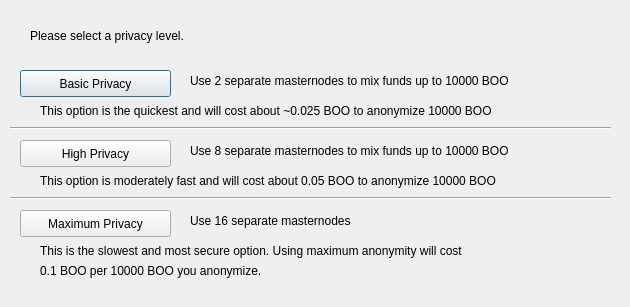
<?xml version="1.0" encoding="UTF-8"?>
<ui version="4.0">
 <class>ObfuscationConfig</class>
 <widget class="QDialog" name="ObfuscationConfig">
  <property name="geometry">
   <rect>
    <x>0</x>
    <y>0</y>
    <width>630</width>
    <height>307</height>
   </rect>
  </property>
  <property name="windowTitle">
   <string>Configure Obfuscation</string>
  </property>
  <widget class="QPushButton" name="buttonBasic">
   <property name="geometry">
    <rect>
     <x>20</x>
     <y>70</y>
     <width>151</width>
     <height>27</height>
    </rect>
   </property>
   <property name="text">
    <string>Basic Privacy</string>
   </property>
  </widget>
  <widget class="QPushButton" name="buttonHigh">
   <property name="geometry">
    <rect>
     <x>20</x>
     <y>140</y>
     <width>151</width>
     <height>27</height>
    </rect>
   </property>
   <property name="text">
    <string>High Privacy</string>
   </property>
  </widget>
  <widget class="QPushButton" name="buttonMax">
   <property name="geometry">
    <rect>
     <x>20</x>
     <y>210</y>
     <width>151</width>
     <height>27</height>
    </rect>
   </property>
   <property name="text">
    <string>Maximum Privacy</string>
   </property>
  </widget>
  <widget class="QLabel" name="label">
   <property name="geometry">
    <rect>
     <x>30</x>
     <y>20</y>
     <width>571</width>
     <height>31</height>
    </rect>
   </property>
   <property name="text">
    <string>Please select a privacy level.</string>
   </property>
  </widget>
  <widget class="QLabel" name="label_2">
   <property name="geometry">
    <rect>
     <x>190</x>
     <y>70</y>
     <width>421</width>
     <height>21</height>
    </rect>
   </property>
   <property name="text">
    <string>Use 2 separate masternodes to mix funds up to 10000 BOO</string>
   </property>
  </widget>
  <widget class="QLabel" name="label_3">
   <property name="geometry">
    <rect>
     <x>190</x>
     <y>140</y>
     <width>411</width>
     <height>21</height>
    </rect>
   </property>
   <property name="text">
    <string>Use 8 separate masternodes to mix funds up to 10000 BOO</string>
   </property>
  </widget>
  <widget class="QLabel" name="label_4">
   <property name="geometry">
    <rect>
     <x>190</x>
     <y>210</y>
     <width>421</width>
     <height>21</height>
    </rect>
   </property>
   <property name="text">
    <string>Use 16 separate masternodes</string>
   </property>
  </widget>
  <widget class="QLabel" name="label_6">
   <property name="geometry">
    <rect>
     <x>40</x>
     <y>100</y>
     <width>561</width>
     <height>21</height>
    </rect>
   </property>
   <property name="text">
    <string>This option is the quickest and will cost about ~0.025 BOO to anonymize 10000 BOO</string>
   </property>
  </widget>
  <widget class="QLabel" name="label_7">
   <property name="geometry">
    <rect>
     <x>40</x>
     <y>170</y>
     <width>561</width>
     <height>21</height>
    </rect>
   </property>
   <property name="text">
    <string>This option is moderately fast and will cost about 0.05 BOO to anonymize 10000 BOO</string>
   </property>
  </widget>
  <widget class="QLabel" name="label_8">
   <property name="geometry">
    <rect>
     <x>40</x>
     <y>240</y>
     <width>561</width>
     <height>21</height>
    </rect>
   </property>
   <property name="text">
    <string>This is the slowest and most secure option. Using maximum anonymity will cost</string>
   </property>
  </widget>
  <widget class="QLabel" name="label_9">
   <property name="geometry">
    <rect>
     <x>40</x>
     <y>260</y>
     <width>561</width>
     <height>21</height>
    </rect>
   </property>
   <property name="text">
    <string>0.1 BOO per 10000 BOO you anonymize.</string>
   </property>
  </widget>
  <widget class="Line" name="line">
   <property name="geometry">
    <rect>
     <x>10</x>
     <y>120</y>
     <width>601</width>
     <height>16</height>
    </rect>
   </property>
   <property name="orientation">
    <enum>Qt::Horizontal</enum>
   </property>
  </widget>
  <widget class="Line" name="line_2">
   <property name="geometry">
    <rect>
     <x>10</x>
     <y>190</y>
     <width>601</width>
     <height>16</height>
    </rect>
   </property>
   <property name="orientation">
    <enum>Qt::Horizontal</enum>
   </property>
  </widget>
 </widget>
 <resources/>
 <connections/>
</ui>
